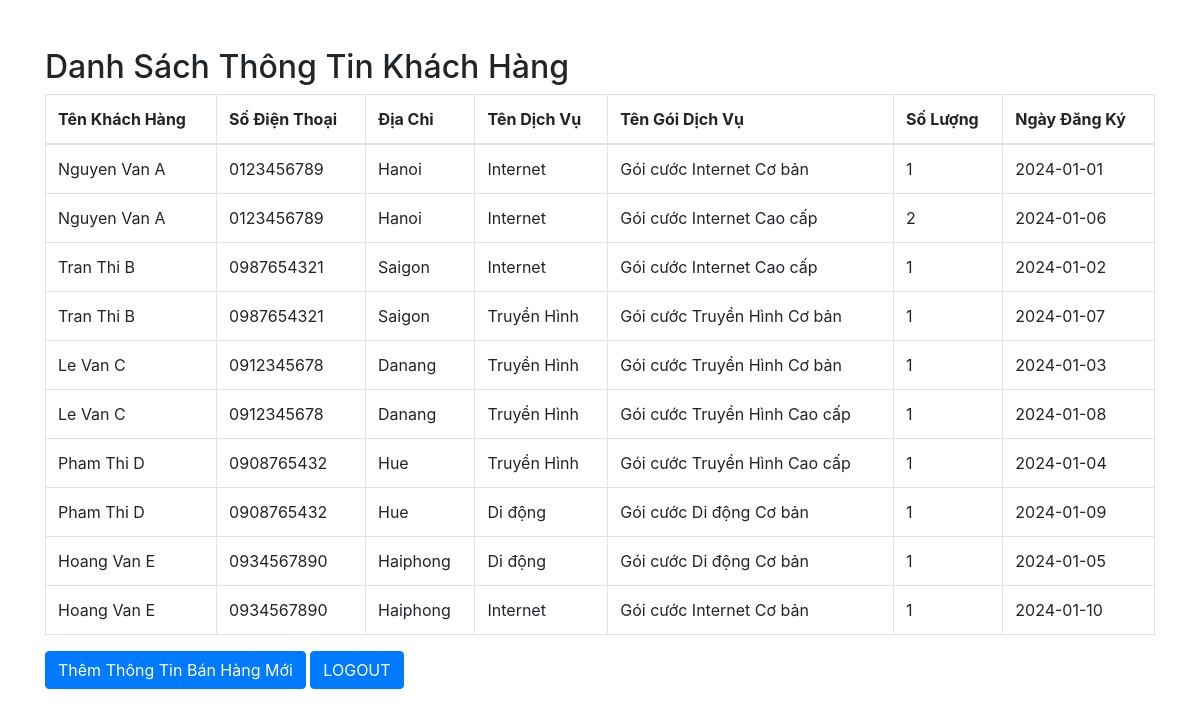
Screenshot of /danh_sach_thong_tin_khach_hang.php (signed in) with the database file from the repository.
### tables this page shows
CREATE TABLE ThongTinBanHang (
    ID_ThongTinBanHang INT AUTO_INCREMENT PRIMARY KEY,
    ID_KhachHang INT,
    ID_GoiDichVu INT,
    ID_TTNVBH INT,
    NgayDangKy DATE NOT NULL,
    SoLuong INT,
    FOREIGN KEY (ID_KhachHang) REFERENCES KhachHang(ID_KhachHang),
    FOREIGN KEY (ID_GoiDichVu) REFERENCES GoiDichVu(ID_GoiDichVu),
    FOREIGN KEY (ID_TTNVBH) REFERENCES TTNhanVienBanHang(ID_TTNVBH)
);

CREATE TABLE KhachHang (
    ID_KhachHang INT AUTO_INCREMENT PRIMARY KEY,
    Ten VARCHAR(100) NOT NULL,
    SoDienThoai VARCHAR(20) NOT NULL,
    DiaChi VARCHAR(255) NOT NULL,
    Username VARCHAR(50) NOT NULL,
    Password VARCHAR(255) NOT NULL
);

CREATE TABLE DichVu (
    ID_DichVu INT AUTO_INCREMENT PRIMARY KEY,
    TenDichVu VARCHAR(255) NOT NULL
);

CREATE TABLE GoiDichVu (
    ID_GoiDichVu INT AUTO_INCREMENT PRIMARY KEY,
    ID_DichVu INT,
    TenGoiDichVu VARCHAR(255) NOT NULL,
    TocDo VARCHAR(50),
    GiaTien DECIMAL(10, 2) NOT NULL,
    MoTa VARCHAR(255),
    FOREIGN KEY (ID_DichVu) REFERENCES DichVu(ID_DichVu)
);

### danh_sach_thong_tin_khach_hang.php (the view, shortened to what this page needs)
<?php
$conn = new mysqli('localhost', 'root', '', 'tttt');
$sql = "SELECT KhachHang.Ten, KhachHang.SoDienThoai, KhachHang.DiaChi, DichVu.TenDichVu, GoiDichVu.TenGoiDichVu, ThongTinBanHang.SoLuong, ThongTinBanHang.NgayDangKy
        FROM ThongTinBanHang
        JOIN KhachHang ON ThongTinBanHang.ID_KhachHang = KhachHang.ID_KhachHang
        JOIN GoiDichVu ON ThongTinBanHang.ID_GoiDichVu = GoiDichVu.ID_GoiDichVu
        JOIN DichVu ON GoiDichVu.ID_DichVu = DichVu.ID_DichVu";
$result = $conn->query($sql);
?>
<!DOCTYPE html>
<html lang="en">
<head>
    <link href="https://stackpath.bootstrapcdn.com/bootstrap/4.5.2/css/bootstrap.min.css" rel="stylesheet">
</head>
<body>
    <div class="container">
        <h2 class="mt-5">Danh Sách Thông Tin Khách Hàng</h2>
        <table class="table table-bordered">
            <thead>
                <tr>
                    <th>Tên Khách Hàng</th>
                    <th>Số Điện Thoại</th>
                    <th>Địa Chỉ</th>
                    <th>Tên Dịch Vụ</th>
                    <th>Tên Gói Dịch Vụ</th>
                    <th>Số Lượng</th>
                    <th>Ngày Đăng Ký</th>
                </tr>
            </thead>
            <tbody>
                <?php
                if ($result->num_rows > 0) {
                    while ($row = $result->fetch_assoc()) {
                        echo "<tr>";
                        echo "<td>" . htmlspecialchars($row['Ten']) . "</td>";
                        echo "<td>" . htmlspecialchars($row['SoDienThoai']) . "</td>";
                        echo "<td>" . htmlspecialchars($row['DiaChi']) . "</td>";
                        echo "<td>" . htmlspecialchars($row['TenDichVu']) . "</td>";
                        echo "<td>" . htmlspecialchars($row['TenGoiDichVu']) . "</td>";
                        echo "<td>" . htmlspecialchars($row['SoLuong']) . "</td>";
                        echo "<td>" . htmlspecialchars($row['NgayDangKy']) . "</td>";
                        echo "</tr>";
                    }
                } else {
                    echo "<tr><td colspan='7' class='text-center'>Không có dữ liệu</td></tr>";
                }
                ?>
            </tbody>
        </table>
        <a href="them_thong_tin_ban_hang.php" class="btn btn-primary">Thêm Thông Tin Bán Hàng Mới</a>
        <a href="dangxuatNV.php" class="btn btn-primary">LOGOUT</a>
    </div>
</body>
</html>

### rows the page displays
thongtinbanhang: ID_KhachHang.Ten "Nguyen Van A", ID_KhachHang.SoDienThoai "0123456789", ID_KhachHang.DiaChi "Hanoi", dichvu.TenDichVu "Internet", ID_GoiDichVu.TenGoiDichVu "Gói cước Internet Cơ bản", SoLuong "1", NgayDangKy "2024-01-01"
thongtinbanhang: ID_KhachHang.Ten "Nguyen Van A", ID_KhachHang.SoDienThoai "0123456789", ID_KhachHang.DiaChi "Hanoi", dichvu.TenDichVu "Internet", ID_GoiDichVu.TenGoiDichVu "Gói cước Internet Cao cấp", SoLuong "2", NgayDangKy "2024-01-06"
thongtinbanhang: ID_KhachHang.Ten "Tran Thi B", ID_KhachHang.SoDienThoai "0987654321", ID_KhachHang.DiaChi "Saigon", dichvu.TenDichVu "Internet", ID_GoiDichVu.TenGoiDichVu "Gói cước Internet Cao cấp", SoLuong "1", NgayDangKy "2024-01-02"
thongtinbanhang: ID_KhachHang.Ten "Tran Thi B", ID_KhachHang.SoDienThoai "0987654321", ID_KhachHang.DiaChi "Saigon", dichvu.TenDichVu "Truyền Hình", ID_GoiDichVu.TenGoiDichVu "Gói cước Truyền Hình Cơ bản", SoLuong "1", NgayDangKy "2024-01-07"
thongtinbanhang: ID_KhachHang.Ten "Le Van C", ID_KhachHang.SoDienThoai "0912345678", ID_KhachHang.DiaChi "Danang", dichvu.TenDichVu "Truyền Hình", ID_GoiDichVu.TenGoiDichVu "Gói cước Truyền Hình Cơ bản", SoLuong "1", NgayDangKy "2024-01-03"
thongtinbanhang: ID_KhachHang.Ten "Le Van C", ID_KhachHang.SoDienThoai "0912345678", ID_KhachHang.DiaChi "Danang", dichvu.TenDichVu "Truyền Hình", ID_GoiDichVu.TenGoiDichVu "Gói cước Truyền Hình Cao cấp", SoLuong "1", NgayDangKy "2024-01-08"
thongtinbanhang: ID_KhachHang.Ten "Pham Thi D", ID_KhachHang.SoDienThoai "0908765432", ID_KhachHang.DiaChi "Hue", dichvu.TenDichVu "Truyền Hình", ID_GoiDichVu.TenGoiDichVu "Gói cước Truyền Hình Cao cấp", SoLuong "1", NgayDangKy "2024-01-04"
thongtinbanhang: ID_KhachHang.Ten "Pham Thi D", ID_KhachHang.SoDienThoai "0908765432", ID_KhachHang.DiaChi "Hue", dichvu.TenDichVu "Di động", ID_GoiDichVu.TenGoiDichVu "Gói cước Di động Cơ bản", SoLuong "1", NgayDangKy "2024-01-09"
thongtinbanhang: ID_KhachHang.Ten "Hoang Van E", ID_KhachHang.SoDienThoai "0934567890", ID_KhachHang.DiaChi "Haiphong", dichvu.TenDichVu "Di động", ID_GoiDichVu.TenGoiDichVu "Gói cước Di động Cơ bản", SoLuong "1", NgayDangKy "2024-01-05"
thongtinbanhang: ID_KhachHang.Ten "Hoang Van E", ID_KhachHang.SoDienThoai "0934567890", ID_KhachHang.DiaChi "Haiphong", dichvu.TenDichVu "Internet", ID_GoiDichVu.TenGoiDichVu "Gói cước Internet Cơ bản", SoLuong "1", NgayDangKy "2024-01-10"
